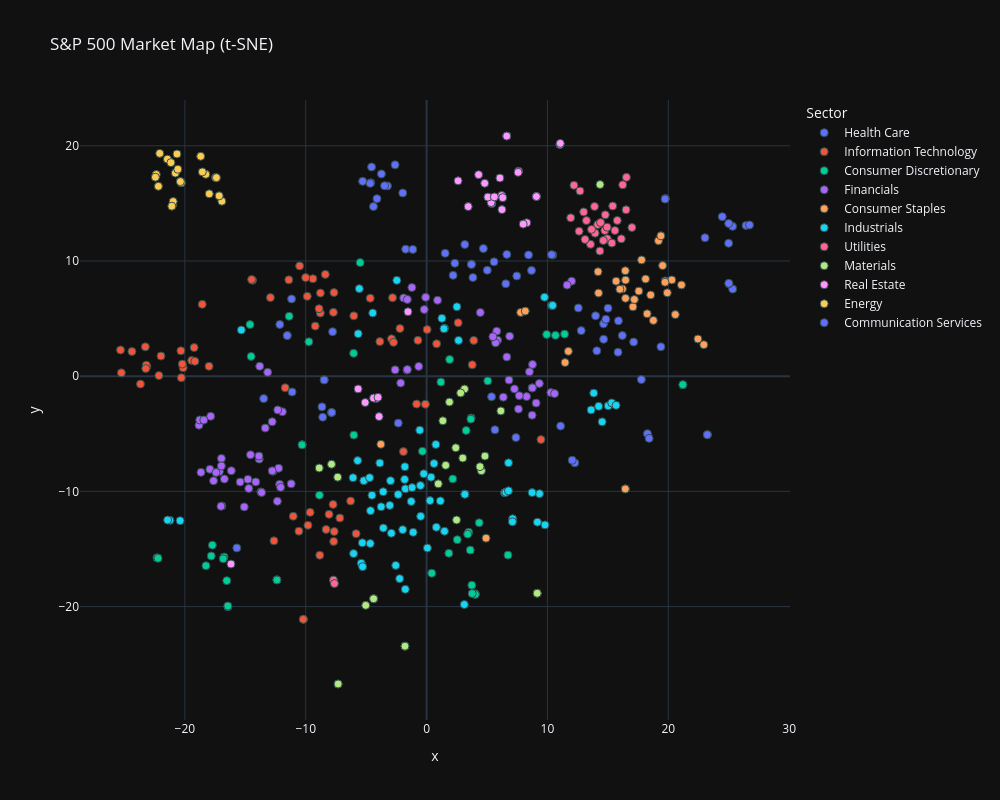

The notebook cell saved with this chart:
### Markdown cell above
## Part 4: The Market Map: Dimensionality Reduction (PCA & t-SNE)

**The Objective:** 
This is where we enter the "Black Magic" of quantitative research. Currently, your dataset has over 1000 dimensions (one for every every market day) and about 500 rows (one for every stock. If this is not yet the case, transpose your dataset). As humans, we cannot visualize 1000+-dimensional space. To find the "latent" structure of the market, we must use **Dimensionality Reduction**.

We will use two primary tools:
1.  **PCA (Principal Component Analysis)** PCA may tell us what percentage of the market's movement is driven by a single "Market Factor" (The first Principal Component).
2.  **t-SNE (t-Distributed Stochastic Neighbor Embedding) or UMAP:** Non-linear techniques that are incredibly powerful for visualization. They attempt to keep "similar" stocks close together in 2D space, effectively creating a "Topographical Map" of the S&P 500.

### Your Tasks:
1.  **The Scree Plot:** Run PCA on your normalized returns. Plot the "Explained Variance Ratio." How many "components" does it take to explain 50% of the market's movement?
2.  **The 2D Projection:** Use **t-SNE** (or UMAP) to project the ~500 stocks into a 2-dimensional scatter plot. 
3.  **The Sector Overlay:** Color-code the dots in your scatter plot by their **GICS Sector** (Information Technology, Energy, etc.). 
4.  **Identify the Outliers:** Annotate the map (such that the name of a stock is revealed when the mouse hovers over it). Find the stocks that are "Socially Distancing" i.e. those that sit far away from their sector peers or in the middle of a different cluster entirely.

### Critical Thinking Questions:
*   **The Market Factor:** In your PCA analysis, you will likely find that the first component (PC1) explains a massive amount of variance. What do you think PC1 represents in the real world? (Hint: If every stock goes down at the same time, what is that called?)*   **Portfolios:** How would a portfolio based on PC1 be advantageous compared to a portfolio based on PC2 ? How would a portfolio based on PC2 be advantageous compared to a portfolio based on PC1 ? (Hint: think in terms of variance) 
*   **Linear vs. Non-Linear:** Compare your correlation clustermap from Part 3 with your t-SNE map here. Which one makes it easier to spot "anomalous" companies that don't belong with their peers?
*   **The "Misplaced" Stock:** If you see a "Technology" stock sitting deep inside the "Healthcare" cluster in your 2D map, does that necessarily mean your code is wrong, or is the market telling you something about that company's actual revenue stream?

---

### Code cell
import pandas as pd
import numpy as np
import plotly.express as px
import matplotlib.pyplot as plt
import requests
from sklearn.decomposition import PCA
from sklearn.manifold import TSNE

#Sector Data
print("Mapping stocks to sectors...")
url = 'https://en.wikipedia.org/wiki/List_of_S%26P_500_companies'
try:
    headers = {"User-Agent": "Mozilla/5.0"}
    response = requests.get(url, headers=headers)
    sp500_df = pd.read_html(response.text)[0]
    
    #dictionary: {'AAPL': 'Information Technology', ...}
    sector_map = dict(zip(sp500_df['Symbol'], sp500_df['GICS Sector']))
    # Fix Yahoo Ticker format (BRK.B -> BRK-B)
    sector_map = {k.replace('.', '-'): v for k, v in sector_map.items()}
    print("Sector map created successfully.")
except Exception as e:
    print(f"Sector mapping failed: {e}. Points will be uncolored.")
    sector_map = {}

#Prepare Data
# Transpose matrix: Rows = Stocks, Columns = Days
ml_data = returns.T.fillna(0)
sectors = [sector_map.get(ticker, "Unknown") for ticker in ml_data.index]

#PCA (Principal Component Analysis)
print("Running PCA...")
pca = PCA(n_components=50)
pca_results = pca.fit_transform(ml_data)

# Scree Plot
plt.figure(figsize=(10, 5))
plt.plot(range(1, 51), np.cumsum(pca.explained_variance_ratio_), marker='o', linestyle='--')
plt.axhline(y=0.5, color='r', linestyle='-', label="50% Threshold")
plt.title("PCA: Cumulative Explained Variance")
plt.xlabel("Components")
plt.ylabel("Variance Explained")
plt.legend()
plt.grid(True)
plt.show()

print(f"PC1 explains {pca.explained_variance_ratio_[0]:.2%} of total variance.")

#t-SNE (Market Map)
print("Running t-SNE...")
tsne = TSNE(n_components=2, perplexity=30, random_state=42)
tsne_results = tsne.fit_transform(ml_data)

#Interactive Visualization
df_tsne = pd.DataFrame(tsne_results, columns=['x', 'y'], index=ml_data.index)
df_tsne['Sector'] = sectors
df_tsne['Ticker'] = df_tsne.index

fig = px.scatter(
    df_tsne, x='x', y='y', color='Sector', hover_name='Ticker',
    title="S&P 500 Market Map (t-SNE)", template='plotly_dark',
    width=1000, height=800
)
fig.update_traces(marker=dict(size=8, line=dict(width=1, color='DarkSlateGrey')))
fig.show()

### Figure 1 — Plotly figure (JSON) as saved in the notebook; plotly's stock layout.template omitted (floating-point values rounded to 4 significant figures)
{"data": [{"hovertemplate": "<b>%{hovertext}</b><br><br>Sector=Health Care<br>x=%{x}<br>y=%{y}<extra></extra>", "hovertext": ["A", "ABBV", "ABT", "ALGN", "AMGN", "BAX", "BDX", "BIIB", "BMY", "BSX", "CAH", "CI", "CNC", "COO", "COR", "CRL", "CVS", "DGX", "DHR", "DVA", "DXCM", "ELV", "EW", "GILD", "HCA", "HOLX", "HSIC", "HUM", "IDXX", "INCY", "IQV", "ISRG", "JNJ", "LH", "LLY", "MCK", "MDT", "MOH", "MRK", "MRNA", "MTD", "PFE", "PODD", "REGN", "RMD", "RVTY", "STE", "SYK", "TECH", "TMO", "UHS", "UNH", "VRTX", "VTRS", "WAT", "WST", "ZBH", "ZTS"], "legendgroup": "Health Care", "marker": {"color": "#636efa", "line": {"color": "DarkSlateGrey", "width": 1}, "size": 8, "symbol": "circle"}, "mode": "markers", "name": "Health Care", "orientation": "v", "showlegend": true, "type": "scatter", "x": [-4.618, 15.87, 7.462, -13.48, 16.2, 6.639, 8.437, 17.13, 14.64, 3.71, 25.33, 24.99, 26.43, 3.162, 25.02, -4.395, 23.04, 10.44, -3.24, 17.77, 2.194, 25.32, 3.834, 14.65, 23.24, 8.681, 11.09, 24.47, -1.732, 14.08, -4.106, 2.337, 14.83, 10.34, 12.56, 25.0, 5.58, 26.72, 15.01, -2.607, -4.668, 13.98, 1.539, 15.84, 6.552, -3.737, 4.698, 3.71, -4.55, -3.477, 23.23, 25.0, 12.79, 7.391, -5.291, -1.974, 5.023, -1.142], "xaxis": "x", "y": [16.79, 4.804, 8.7, -1.945, 3.531, 10.57, 10.53, 2.966, 4.547, 9.738, 7.56, 11.54, 13.08, 11.43, 8.029, 14.72, 12.02, 10.52, 16.51, -0.2925, 8.754, 13.0, 8.561, 3.205, -5.075, 9.181, -4.328, 13.85, 11.02, 2.204, 15.41, 9.805, 4.937, 10.55, 5.922, 8.059, 9.924, 13.13, 5.902, 18.34, 16.74, 5.24, 10.67, 2.083, 8.02, 17.56, 11.08, 9.701, 18.16, 16.53, -5.08, 13.25, 3.956, -5.327, 16.91, 15.9, 9.196, 11.0], "yaxis": "y"}, {"hovertemplate": "<b>%{hovertext}</b><br><br>Sector=Information Technology<br>x=%{x}<br>y=%{y}<extra></extra>", "hovertext": ["AAPL", "ACN", "ADBE", "ADI", "ADSK", "AKAM", "AMAT", "AMD", "ANET", "APH", "AVGO", "CDNS", "CDW", "CIEN", "CRM", "CRWD", "CSCO", "CTSH", "DDOG", "DELL", "EPAM", "FFIV", "FICO", "FSLR", "FTNT", "GDDY", "GEN", "GLW", "HPE", "HPQ", "IBM", "INTC", "INTU", "IT", "JBL", "KEYS", "KLAC", "LRCX", "MCHP", "MPWR", "MSFT", "MSI", "MU", "NOW", "NTAP", "NVDA", "NXPI", "ON", "ORCL", "PANW", "PLTR", "PTC", "QCOM", "ROP", "SMCI", "SNPS", "STX", "SWKS", "TDY", "TEL", "TER", "TRMB", "TXN", "TYL", "VRSN", "WDAY", "WDC", "ZBRA"], "legendgroup": "Information Technology", "marker": {"color": "#EF553B", "line": {"color": "DarkSlateGrey", "width": 1}, "size": 8, "symbol": "circle"}, "mode": "markers", "name": "Information Technology", "orientation": "v", "showlegend": true, "type": "scatter", "x": [-9.215, -2.897, -7.663, -19.43, -9.871, -0.7189, -23.14, -23.27, -8.838, -7.644, -25.25, -14.4, -6.286, -7.689, -9.405, -11.4, -0.09608, -2.736, -10.5, -10.57, -3.867, -0.8273, -2.817, -18.56, -7.709, 0.8298, 3.778, -8.315, -11.03, -9.635, 9.464, -18.0, -8.785, -2.204, -7.179, -7.738, -23.19, -23.23, -20.14, -21.98, -8.792, 3.9, -23.67, -10.01, -9.814, -24.38, -20.21, -20.29, -5.832, -8.9, -12.92, -6.025, -20.33, 0.04492, -25.33, -14.48, -10.19, -19.23, -1.917, -8.071, -22.15, -11.7, -19.17, -4.662, 2.613, -8.378, -10.2, -12.63], "xaxis": "x", "y": [4.347, 3.243, 7.258, 1.366, 6.93, 3.111, 0.8386, 2.548, -15.54, -13.48, 0.2912, 8.324, -10.83, -14.34, 8.461, 8.363, -2.436, 2.936, 9.573, -13.45, 3.004, -2.421, 6.811, 6.235, 5.539, 2.812, 0.9885, -13.3, -12.15, -11.82, -5.502, 0.8548, 7.215, 4.138, -12.31, -11.13, 0.9559, 0.6671, 0.7337, 1.75, 5.482, 3.104, -0.6818, 8.555, -12.94, 2.143, 1.051, -0.1291, -13.67, 5.856, 6.819, 5.236, 2.204, 4.047, 2.274, 8.386, -21.11, 2.485, -6.547, -11.99, 0.05281, -1.004, 1.292, 6.766, 4.638, 8.836, -21.1, -14.29], "yaxis": "y"}, {"hovertemplate": "<b>%{hovertext}</b><br><br>Sector=Consumer Discretionary<br>x=%{x}<br>y=%{y}<extra></extra>", "hovertext": ["ABNB", "AMZN", "APTV", "AZO", "BBY", "BKNG", "CCL", "CMG", "CVNA", "DASH", "DECK", "DHI", "DPZ", "DRI", "EBAY", "EXPE", "F", "GM", "GPC", "GRMN", "HAS", "HD", "HLT", "LEN", "LOW", "LULU", "LVS", "MAR", "MCD", "MGM", "NCLH", "NKE", "NVR", "ORLY", "PHM", "POOL", "RCL", "RL", "ROST", "SBUX", "TJX", "TPR", "TSCO", "TSLA", "ULTA", "WSM", "WYNN", "YUM"], "legendgroup": "Consumer Discretionary", "marker": {"color": "#00cc96", "line": {"color": "DarkSlateGrey", "width": 1}, "size": 8, "symbol": "circle"}, "mode": "markers", "name": "Consumer Discretionary", "orientation": "v", "showlegend": true, "type": "scatter", "x": [-17.73, -11.37, -8.863, 21.21, 2.539, -17.82, -22.27, -5.496, -14.52, -14.61, -6.02, 4.029, 9.936, 5.064, 1.907, -18.26, -10.29, -10.31, 2.167, 0.43, 6.734, 3.485, -16.76, 4.035, 3.398, -6.036, -16.44, -16.83, 11.42, -16.53, -22.31, -0.3432, 3.744, 21.2, 3.772, 1.842, -22.22, -12.39, 3.69, 1.183, 3.663, -12.38, 4.356, -9.74, 3.276, 3.615, -16.45, 10.67], "xaxis": "x", "y": [-14.66, 5.2, -10.33, -0.7404, -14.19, -15.6, -15.77, 9.859, 1.713, 4.481, -5.116, -18.89, 3.621, -0.4105, 1.451, -16.45, -5.941, -5.961, -8.915, -17.1, -15.53, -13.54, -15.69, -18.94, -13.71, 1.985, -20.01, -15.85, 3.651, -17.75, -15.77, -6.519, -18.14, -0.7345, -18.87, -15.37, -15.8, -17.67, -3.636, -0.5101, -3.726, -17.69, -12.72, 2.987, -4.715, -15.09, -19.95, 3.544], "yaxis": "y"}, {"hovertemplate": "<b>%{hovertext}</b><br><br>Sector=Financials<br>x=%{x}<br>y=%{y}<extra></extra>", "hovertext": ["ACGL", "AFL", "AIG", "AIZ", "AJG", "ALL", "AMP", "AON", "APO", "ARES", "AXP", "BAC", "BEN", "BK", "BLK", "BRK-B", "BRO", "BX", "C", "CB", "CBOE", "CFG", "CINF", "CME", "COF", "CPAY", "EG", "ERIE", "FDS", "FIS", "FITB", "GL", "GPN", "GS", "HBAN", "HIG", "IBKR", "ICE", "IVZ", "JKHY", "JPM", "KEY", "KKR", "L", "MA", "MCO", "MET", "MRSH", "MS", "MSCI", "MTB", "NDAQ", "NTRS", "PFG", "PGR", "PNC", "PRU", "PYPL", "RF", "RJF", "SCHW", "SPGI", "STT", "SYF", "TFC", "TROW", "TRV", "USB", "V", "WFC", "WRB", "WTW", "XYZ"], "legendgroup": "Financials", "marker": {"color": "#ab63fa", "line": {"color": "DarkSlateGrey", "width": 1}, "size": 8, "symbol": "circle"}, "mode": "markers", "name": "Financials", "orientation": "v", "showlegend": true, "type": "scatter", "x": [10.28, 7.271, 7.603, 8.732, 5.871, 8.512, -12.16, 5.804, -18.83, -18.77, -15.09, -14.79, -12.77, -13.85, -11.93, 6.348, 5.706, -17.86, -14.72, 8.734, 12.0, -17.93, 9.066, 11.63, -16.94, -2.142, 10.59, 6.638, -0.1939, -0.6512, -17.15, 6.82, -2.601, -13.71, -17.43, 8.275, -12.35, 0.9071, -13.35, 4.446, -14.14, -18.67, -18.44, 7.668, -1.62, -1.894, -12.72, 5.485, -13.65, -1.218, -16.98, -0.07701, -14.57, -12.24, 8.765, -16.16, -12.77, -13.15, -16.98, -12.08, -11.2, -1.592, -13.87, -17.01, -17.63, -12.32, 8.753, -16.73, -1.59, -15.43, 9.332, 6.873, -13.81], "xaxis": "x", "y": [-1.423, -1.107, -2.857, -3.386, 3.128, 0.3843, -9.39, 3.908, -4.253, -3.799, -11.35, -8.955, -3.954, -7.198, -3.086, -1.822, 2.892, -3.48, -9.745, -1.023, 8.249, -8.081, -2.334, 7.903, -11.26, -0.5937, -1.514, 1.666, 5.788, 0.8509, -8.28, -0.3378, 0.548, -10.05, -8.357, -1.767, -10.86, 6.591, -4.501, 5.529, -9.174, -8.349, -3.806, -1.692, 0.5321, 6.789, -8.251, 3.43, -10.1, 7.698, -7.14, 6.844, -6.82, -7.994, 1.018, -8.205, -8.217, 0.3366, -7.789, -9.65, -9.345, 6.657, -6.938, -11.29, -9.08, -2.928, -1.015, -8.927, 0.5757, -9.185, -0.6333, 3.468, 0.8601], "yaxis": "y"}, {"hovertemplate": "<b>%{hovertext}</b><br><br>Sector=Consumer Staples<br>x=%{x}<br>y=%{y}<extra></extra>", "hovertext": ["ADM", "BF-B", "BG", "CAG", "CHD", "CL", "CLX", "COST", "CPB", "DG", "DLTR", "EL", "GIS", "HRL", "HSY", "KDP", "KHC", "KMB", "KO", "KR", "LW", "MDLZ", "MKC", "MNST", "MO", "PEP", "PG", "PM", "SJM", "STZ", "SYY", "TAP", "TGT", "TSN", "WMT"], "legendgroup": "Consumer Staples", "marker": {"color": "#FFA15A", "line": {"color": "DarkSlateGrey", "width": 1}, "size": 8, "symbol": "circle"}, "mode": "markers", "name": "Consumer Staples", "orientation": "v", "showlegend": true, "type": "scatter", "x": [16.45, 18.77, 16.45, 19.75, 15.68, 16.21, 16.44, 7.786, 20.29, 22.45, 22.94, -3.785, 19.73, 19.53, 18.54, 17.08, 19.92, 16.46, 16.46, 14.19, 11.73, 17.56, 18.12, 14.23, 19.19, 17.19, 16.0, 19.39, 21.09, 18.25, 11.46, 20.58, 4.921, 17.79, 8.165], "xaxis": "x", "y": [-9.779, 4.84, -9.787, 8.265, 8.245, 7.575, 9.153, 5.536, 8.358, 3.233, 2.733, -5.913, 8.156, 9.599, 7.053, 6.02, 7.237, 8.34, 6.756, 9.071, 2.158, 7.384, 8.435, 7.214, 11.76, 6.655, 7.55, 12.18, 7.919, 5.417, 1.182, 5.345, -14.06, 10.09, 5.647], "yaxis": "y"}, {"hovertemplate": "<b>%{hovertext}</b><br><br>Sector=Industrials<br>x=%{x}<br>y=%{y}<extra></extra>", "hovertext": ["ADP", "ALLE", "AME", "AOS", "AXON", "BA", "BLDR", "BR", "CARR", "CAT", "CHRW", "CMI", "CPRT", "CSX", "CTAS", "DAL", "DE", "DOV", "EFX", "EME", "EMR", "ETN", "EXPD", "FAST", "FDX", "FIX", "FTV", "GD", "GE", "GNRC", "GWW", "HII", "HON", "HUBB", "HWM", "IEX", "IR", "ITW", "J", "JBHT", "JCI", "LDOS", "LHX", "LII", "LMT", "LUV", "MAS", "MMM", "NDSN", "NOC", "NSC", "ODFL", "OTIS", "PAYC", "PAYX", "PCAR", "PH", "PNR", "PWR", "ROK", "ROL", "RSG", "RTX", "SNA", "SWK", "TDG", "TT", "TXT", "UAL", "UBER", "UNP", "UPS", "URI", "VRSK", "WAB", "WM", "XYL"], "legendgroup": "Industrials", "marker": {"color": "#19d3f3", "line": {"color": "DarkSlateGrey", "width": 1}, "size": 8, "symbol": "circle"}, "mode": "markers", "name": "Industrials", "orientation": "v", "showlegend": true, "type": "scatter", "x": [1.482, 0.2804, -1.818, 1.142, -5.564, -1.761, 3.122, 1.267, -1.978, -6.086, 9.801, -5.196, -5.66, 6.455, 2.645, -21.24, -5.704, -2.35, -2.463, -5.406, -3.588, -5.315, 9.17, 3.166, 9.344, -5.294, -1.756, 14.24, -2.554, 0.06933, 3.166, 14.53, 0.7645, -4.662, -2.226, -1.2, -3.046, 0.3706, -1.796, 7.121, -3.575, 13.83, 15.03, -1.109, 15.32, -20.39, 1.481, 6.78, -0.5078, 15.68, 6.55, 7.103, 0.6132, -4.455, 1.437, -4.714, -3.757, -0.4906, -6.041, -2.983, 9.757, 10.35, 13.62, -0.2311, 0.8075, -0.5643, -2.914, -3.87, -21.43, -15.33, 6.776, 8.732, -4.639, 2.508, -4.519, 10.43, -1.269], "xaxis": "x", "y": [4.158, -10.8, -8.961, -10.82, 7.597, -18.5, -19.82, 5.02, -13.32, -8.812, -12.91, -9.067, 3.683, -10.11, 3.106, -12.51, -7.328, -10.27, 8.316, -16.24, -10.03, -14.47, -12.67, -10.23, -10.2, -16.53, -9.781, -2.616, -16.42, -14.92, -10.26, -3.964, -5.927, -14.52, -17.57, -9.671, -11.21, -8.769, -7.857, -12.37, -13.18, -1.471, -2.573, -13.55, -2.318, -12.54, -13.46, -7.523, -9.493, -2.529, -10.08, -12.64, -7.582, 5.487, 4.119, -8.811, -11.34, -12.17, -15.4, -9.068, 6.853, 6.139, -2.927, -8.471, -13.11, -4.683, -13.63, -7.539, -12.49, 4.008, -9.952, -10.11, -11.68, 6.024, -10.34, 6.142, -10.87], "yaxis": "y"}, {"hovertemplate": "<b>%{hovertext}</b><br><br>Sector=Utilities<br>x=%{x}<br>y=%{y}<extra></extra>", "hovertext": ["AEE", "AEP", "AES", "ATO", "AWK", "CMS", "CNP", "D", "DTE", "DUK", "ED", "EIX", "ES", "ETR", "EVRG", "EXC", "FE", "LNT", "NEE", "NI", "NRG", "PCG", "PEG", "PNW", "PPL", "SO", "SRE", "VST", "WEC", "XEL"], "legendgroup": "Utilities", "marker": {"color": "#FF6692", "line": {"color": "DarkSlateGrey", "width": 1}, "size": 8, "symbol": "circle"}, "mode": "markers", "name": "Utilities", "orientation": "v", "showlegend": true, "type": "scatter", "x": [14.16, 15.59, 12.19, 13.56, 16.99, 14.75, 12.62, 15.4, 13.95, 14.95, 15.33, 16.23, 16.51, 13.9, 13.65, 16.11, 14.34, 14.4, 12.69, 13.23, -7.707, 16.54, 13.0, 15.78, 13.11, 14.63, 11.92, -7.626, 14.94, 14.79], "xaxis": "x", "y": [13.16, 12.64, 16.57, 11.45, 12.9, 12.65, 12.58, 14.77, 12.41, 11.93, 11.55, 16.61, 14.44, 14.73, 12.74, 11.92, 10.86, 13.33, 16.08, 13.5, -17.69, 17.26, 14.26, 13.52, 11.87, 11.78, 13.75, -18.0, 12.93, 14.0], "yaxis": "y"}, {"hovertemplate": "<b>%{hovertext}</b><br><br>Sector=Materials<br>x=%{x}<br>y=%{y}<extra></extra>", "hovertext": ["ALB", "AMCR", "APD", "AVY", "BALL", "CF", "CRH", "CTVA", "DD", "DOW", "ECL", "FCX", "IFF", "IP", "LIN", "LYB", "MLM", "MOS", "NEM", "NUE", "PKG", "PPG", "SHW", "STLD", "SW", "VMC"], "legendgroup": "Materials", "marker": {"color": "#B6E880", "line": {"color": "DarkSlateGrey", "width": 1}, "size": 8, "symbol": "circle"}, "mode": "markers", "name": "Materials", "orientation": "v", "showlegend": true, "type": "scatter", "x": [-8.882, 2.994, 3.139, 1.582, 2.414, -7.318, -5.034, 6.143, -7.868, 9.154, 1.893, -7.355, 1.345, 4.537, 2.818, 9.153, -4.379, -7.321, 14.35, -1.785, 4.417, 0.9668, 2.481, -1.787, 4.83, -4.386], "xaxis": "x", "y": [-7.967, -7.109, -1.118, -7.74, -6.216, -26.72, -19.89, -3.014, -7.643, -18.84, -2.244, -8.764, -3.872, -8.205, -1.455, -18.84, -19.32, -26.71, 16.63, -23.43, -7.853, -9.346, -12.48, -23.43, -6.938, -19.32], "yaxis": "y"}, {"hovertemplate": "<b>%{hovertext}</b><br><br>Sector=Real Estate<br>x=%{x}<br>y=%{y}<extra></extra>", "hovertext": ["AMT", "ARE", "AVB", "BXP", "CBRE", "CCI", "CPT", "CSGP", "DLR", "DOC", "EQIX", "EQR", "ESS", "EXR", "FRT", "HST", "INVH", "IRM", "KIM", "MAA", "O", "PLD", "PSA", "REG", "SBAC", "SPG", "UDR", "VICI", "VTR", "WELL", "WY"], "legendgroup": "Real Estate", "marker": {"color": "#FF97FF", "line": {"color": "DarkSlateGrey", "width": 1}, "size": 8, "symbol": "circle"}, "mode": "markers", "name": "Real Estate", "orientation": "v", "showlegend": true, "type": "scatter", "x": [11.04, 4.305, 5.397, 2.608, -5.664, 11.03, 6.213, -1.539, 6.631, 4.81, 6.634, 5.34, 5.071, 7.611, -4.172, -16.19, 6.237, 3.446, -4.388, 6.3, 8.288, 6.066, 7.576, -4.018, 11.06, -5.081, 5.607, 7.995, 9.086, 9.089, -3.929], "xaxis": "x", "y": [20.16, 17.49, 14.99, 16.96, -1.105, 20.11, 15.68, 5.593, 20.85, 16.74, 20.84, 15.07, 15.55, 17.79, -1.942, -16.31, 14.46, 14.72, -1.902, 15.5, 13.31, 17.2, 17.69, -1.834, 20.21, -2.286, 15.56, 13.2, 15.6, 15.59, -3.508], "yaxis": "y"}, {"hovertemplate": "<b>%{hovertext}</b><br><br>Sector=Energy<br>x=%{x}<br>y=%{y}<extra></extra>", "hovertext": ["APA", "BKR", "COP", "CTRA", "CVX", "DVN", "EOG", "EQT", "EXE", "FANG", "HAL", "KMI", "MPC", "OKE", "OXY", "PSX", "SLB", "TPL", "TRGP", "VLO", "WMB", "XOM"], "legendgroup": "Energy", "marker": {"color": "#FECB52", "line": {"color": "DarkSlateGrey", "width": 1}, "size": 8, "symbol": "circle"}, "mode": "markers", "name": "Energy", "orientation": "v", "showlegend": true, "type": "scatter", "x": [-22.08, -22.19, -20.78, -17.98, -20.29, -21.44, -20.58, -16.94, -17.16, -21.15, -22.37, -17.46, -21.01, -18.27, -20.65, -20.97, -22.44, -18.69, -18.55, -21.08, -17.39, -20.37], "xaxis": "x", "y": [19.34, 16.48, 17.63, 15.82, 16.79, 18.84, 17.96, 15.19, 15.65, 18.54, 17.51, 17.24, 14.89, 17.52, 19.29, 15.16, 17.27, 19.08, 17.73, 14.76, 17.23, 16.89], "yaxis": "y"}, {"hovertemplate": "<b>%{hovertext}</b><br><br>Sector=Communication Services<br>x=%{x}<br>y=%{y}<extra></extra>", "hovertext": ["CHTR", "CMCSA", "DIS", "EA", "FOX", "FOXA", "GOOG", "GOOGL", "LYV", "META", "MTCH", "NFLX", "NWS", "NWSA", "OMC", "PSKY", "T", "TKO", "TMUS", "TTD", "TTWO", "VZ", "WBD"], "legendgroup": "Communication Services", "marker": {"color": "#636efa", "line": {"color": "DarkSlateGrey", "width": 1}, "size": 8, "symbol": "circle"}, "mode": "markers", "name": "Communication Services", "orientation": "v", "showlegend": true, "type": "scatter", "x": [12.26, 12.05, -2.343, 18.27, -7.864, -7.85, -11.53, -11.53, -15.7, -12.15, -11.13, -7.778, -8.472, -8.474, 5.655, -8.657, 19.76, 5.376, 19.39, -11.17, 18.41, 19.74, -8.595], "xaxis": "x", "y": [-7.522, -7.296, -4.074, -4.987, -3.155, -3.147, 3.53, 3.522, -14.91, 4.488, -1.368, 3.858, -0.3115, -0.3233, -4.651, -2.664, 15.42, -1.785, 2.551, 6.707, -5.396, 15.38, -3.557], "yaxis": "y"}], "layout": {"height": 800, "legend": {"title": {"text": "Sector"}, "tracegroupgap": 0}, "title": {"text": "S&P 500 Market Map (t-SNE)"}, "width": 1000, "xaxis": {"anchor": "y", "domain": [0, 1], "title": {"text": "x"}}, "yaxis": {"anchor": "x", "domain": [0, 1], "title": {"text": "y"}}}}
